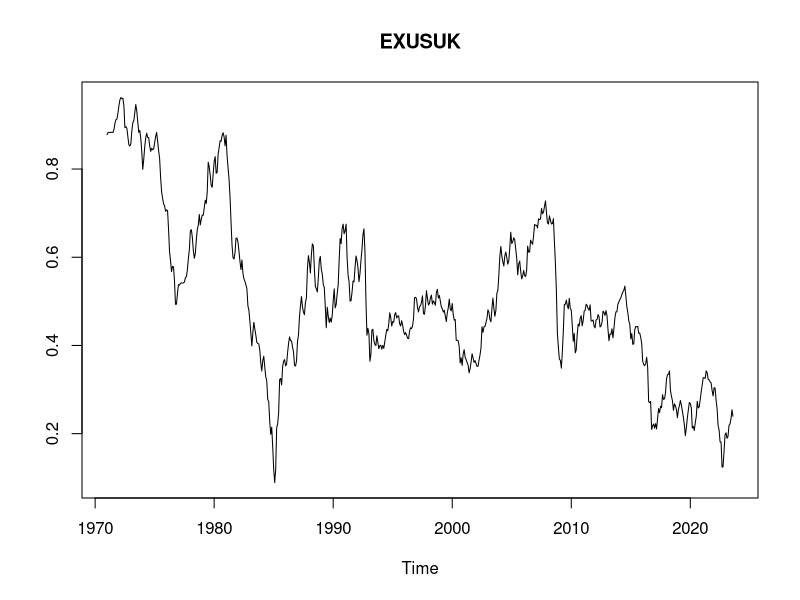
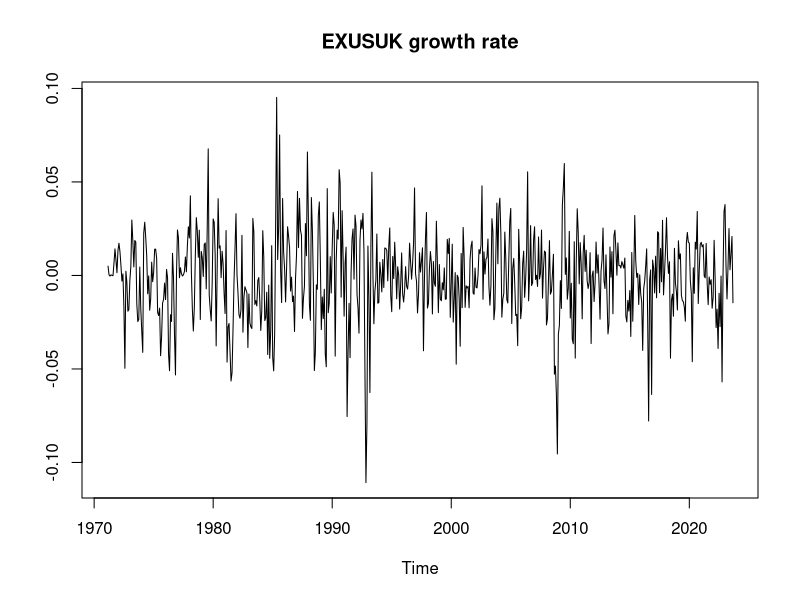
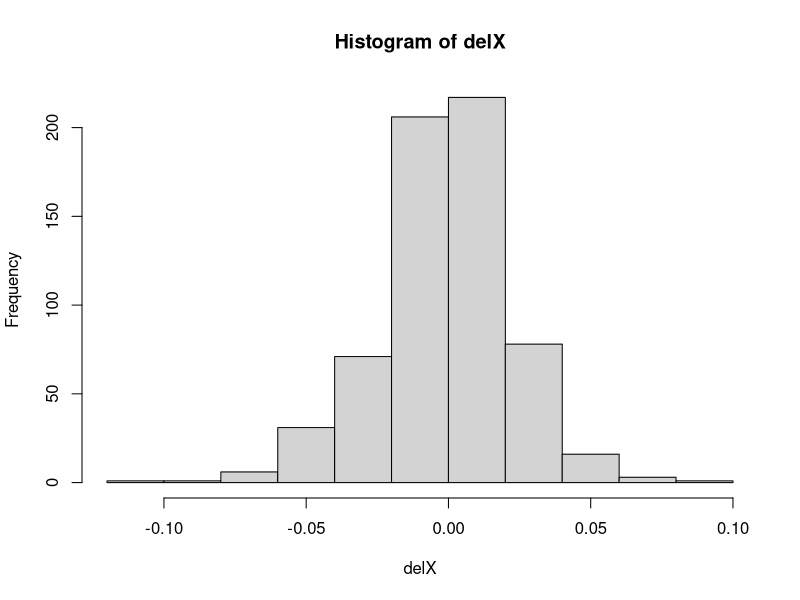
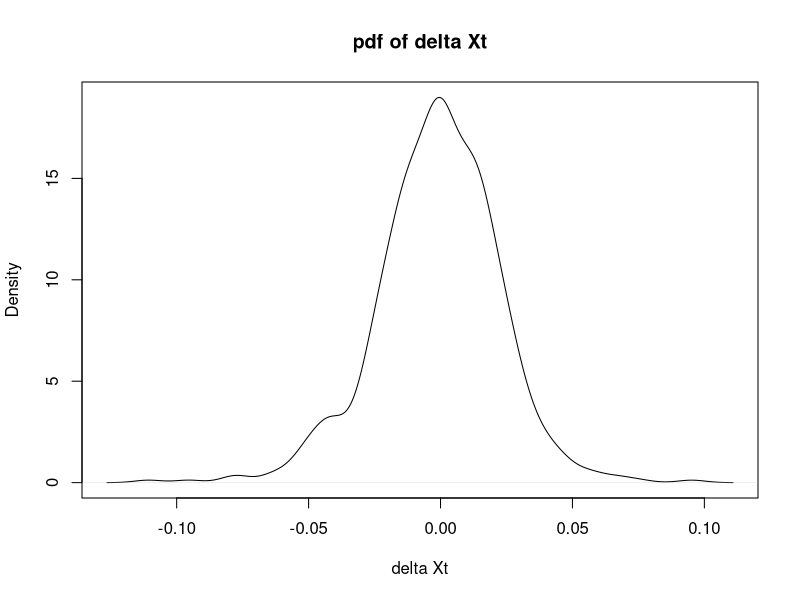

Source code (R) for these figures, in order:
library(openxlsx)
setwd("C:/RCode/1/CH1HW")
df = read.xlsx("EXUSUK.xlsx", sheet = "Monthly")
X = df$EXUSUK
X

# (a)
lnX = log(X)
lnX

# (b)
lnX.ts = ts(lnX, freq = 12, start = c(1971, 1))
plot(lnX.ts, main = "EXUSUK", ylab = '')

# (c)
delX = c()
for(t in 2:length(lnX)){  # t = 2, 3, ......
  delX[t] = lnX[t] - lnX[t-1]
}
delX
delX.ts = ts(delX, freq = 12, start = c(1971, 2))
plot(delX.ts, main = "EXUSUK growth rate", ylab = '')

# (d)
hist(delX)

# (e)
delXClean = na.omit(delX)
delXClean
plot(density(delXClean), main = "pdf of delta Xt", xlab = "delta Xt")